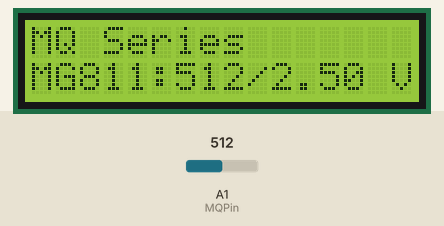
A sketch run on a simulated Arduino Uno, built with avr-gcc and run on an emulated ATmega328P. Shown: 16×2 character LCD. The inputs (shaded band) are chosen by the test bench; at power-on: A1 (MQPin) = 512.

Above: at 1.2 s.
1.3 s: A1 (MQPin) set to 105
At 2.9 s:
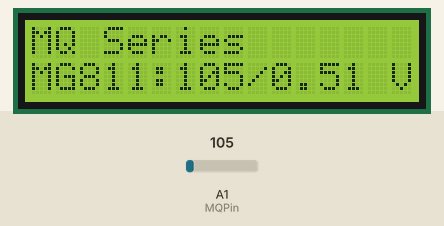
3.6 s: A1 (MQPin) set to 90
At 4.5 s:
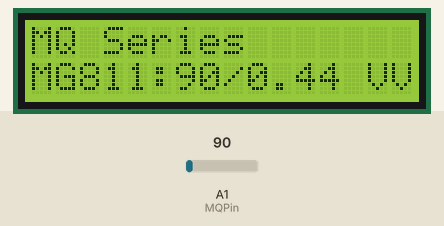
5.6 s: A1 (MQPin) set to 11
At 7.3 s:
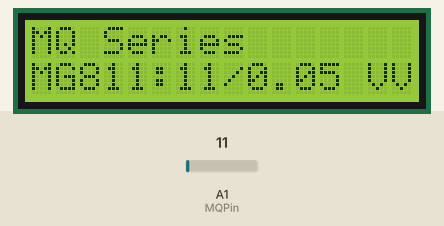
7.7 s: A1 (MQPin) set to 8
At 8.8 s:
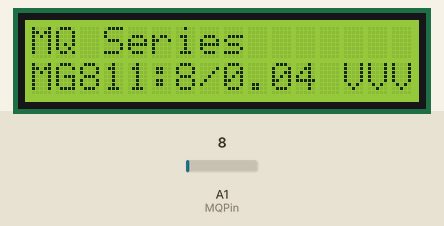
Timing chart, 0 to 10.7 s (numbered marks = the images above; inputs shaded):
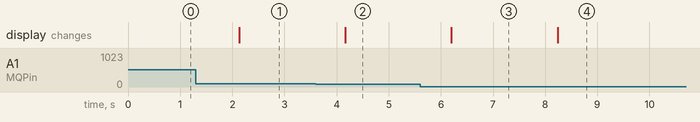

Measured:
- the behaviour switches between 100 and 99 on A1 (MQPin) (found by bisection; images 1 and 2)
- the behaviour switches between 10 and 9 on A1 (MQPin) (found by bisection; images 3 and 4)
- after the input at 1.3 s, the display: changes after 0.83 s (image 1)
- after the input at 3.6 s, the display: changes after 0.57 s (image 2)
- after the input at 5.6 s, the display: changes after 0.60 s (image 3)
- after the input at 7.7 s, the display: changes after 0.54 s (image 4)

The sketch:

MG811.ino
```cpp
#include <Wire.h>
#include <LiquidCrystal_I2C.h>
#define MQPin A1
#define MQName "MG811"
// LCM1602 I2C LCD
 LiquidCrystal_I2C lcd(0x27, 2, 1, 0, 4, 5, 6, 7, 3, POSITIVE);  // 設定 LCD I2C 位址
void setup()   /*----( SETUP: RUNS ONCE )----*/
{
  lcd.begin(16, 2);      // 初始化 LCD，一行 20 的字元，共 4 行，預設開啟背光
  lcd.backlight(); // 開啟背光

  lcd.setCursor ( 0, 0 );        // go to home
  lcd.print("MQ Series ");
  lcd.setCursor ( 0, 1 );        // go to the next line
  lcd.print (MQName);
  lcd.print (":");
  //delay ( 2000 );

  //lcd.clear();
}// END Setup

static int count=0;
void loop()
{
  int ReadValue = analogRead(MQPin) ;
  lcd.setCursor(6,1);
  lcd.print("       ") ;
  lcd.setCursor(6,1);
  lcd.print(ReadValue) ;
  lcd.print("/") ;
  lcd.print(((double)ReadValue/1024)*5) ;
  lcd.print(" V") ;
  delay(1000);
} // END Loop
```
